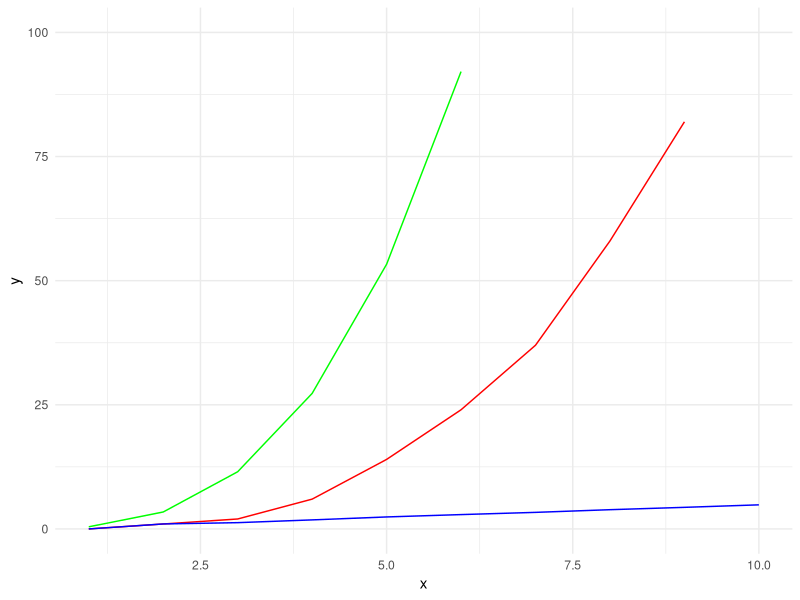
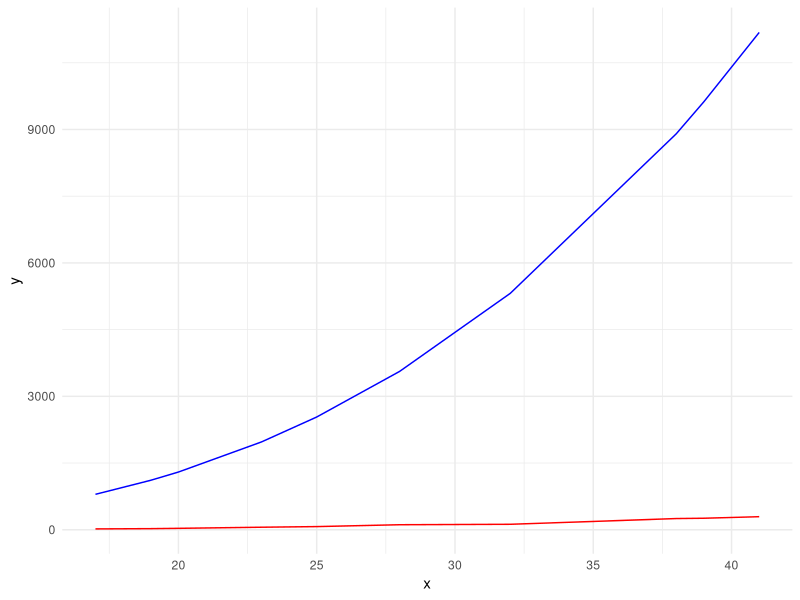

Here is the R script that generated these plots, in order:
## ---- chunk 1
library(ggplot2)
y <- c(0, 1, 2, 6, 14, 24, 37, 58, 82, 114)
x <- c(1:10)
df <- as.data.frame(cbind(y,x))
df$y2 <- df$y^(1/3)
df$k <- df$y2/df$x
k <- mean(df$k)
df$model <- k*df$x^3

ggplot() + 
  geom_line(data = df, aes(x, y), color = 'red') +
  geom_line(data = df, aes(x,y2), color = 'blue') +
  geom_line(data = df, aes(x,model), color = 'green') +
  theme_minimal() +
  ylim(0,100)
## ---- chunk 2
x <- c(17,19,20,23,25,28,32,38,39,41)
y <- c(19,25,32,57,71,113,123,252,259,294)
df <- as.data.frame(cbind(x,y))
## ---- chunk 3
library(ggplot2)
df$y2 <- df$y^(1/3)
df$k <- df$y2/df$x
k <- mean(df$k)
df$model <- k*df$x^3

ggplot() + 
  geom_line(data = df, aes(x, y), color = 'red') +
  geom_line(data = df, aes(x,model), color = 'blue') +
  theme_minimal() 
